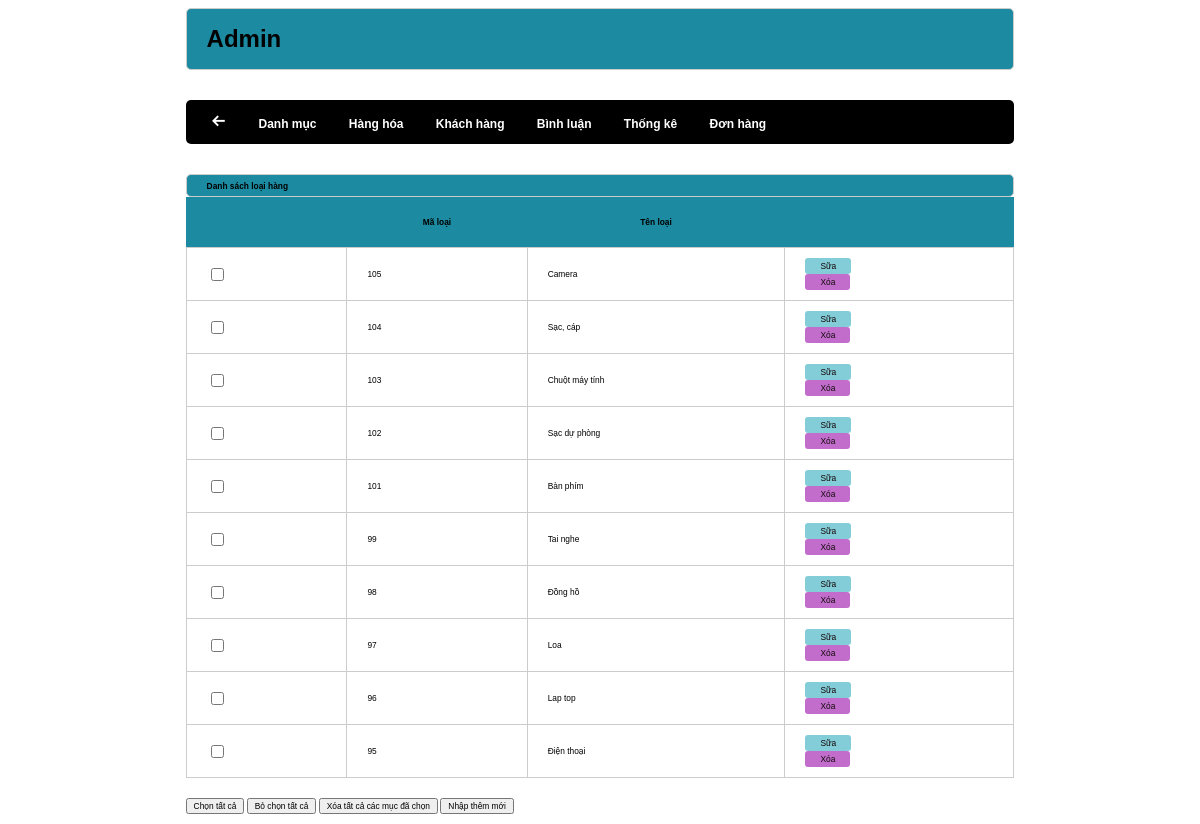
The page /admin/index.php?act=lisdm (signed in) on the database its author committed.
### tables this page shows
CREATE TABLE `danhmuc` (
  `id` int(20) NOT NULL,
  `name` varchar(255) NOT NULL
);

### model/pdo.php (called while the page is built, shortened)
<?php
function pdo_get_connection(){
    $dburl = "mysql:host=localhost;dbname=duanmau2021;charset=utf8";
    $username = 'root';
    $password = '';
    $conn = new PDO($dburl, $username, $password);
    $conn->setAttribute(PDO::ATTR_ERRMODE, PDO::ERRMODE_EXCEPTION);
    return $conn;
}
function pdo_query($sql){
    $sql_args = array_slice(func_get_args(), 1);
    try{
        $conn = pdo_get_connection();
        $stmt = $conn->prepare($sql);
        $stmt->execute($sql_args);
        $rows = $stmt->fetchAll();
        return $rows;
    }
    catch(PDOException $e){
        throw $e;
    }
    finally{
        unset($conn);
    }
}

### model/danhmuc.php (called while the page is built, shortened)
<?php
function loadall_danhmuc(){
    $sql = "select * from danhmuc order by id desc";
    $listdanhmuc = pdo_query($sql);
    return $listdanhmuc;
}
?>

### admin/danhmuc/list.php (the view, shortened to what this page needs)
<div class="row">
    <div class="row frmtitle">
        <h1>Danh sách loại hàng</h1>
    </div>
    <div class="row frmcontennt">
            <div class="row mb10 frmdsloai">
             <table>
                <tr>
                    <th></th>
                    <th>Mã loại</th>
                    <th>Tên loại</th>
                    <th></th>
                </tr>
                <?php
                    foreach ($listdanhmuc as $danhmuc){
                        extract($danhmuc);
                        $suadm = "index.php?act=suadm&id=".$id;
                        $xoadm = "index.php?act=xoadm&id=".$id;
                        echo '
                            <tr>
                                <td><input type="checkbox" name="" id=""></td>
                                <td>'.$id.'</td>
                                <td>'.$name.'</td>
                                <td>
                                <div class="mauxanh">
                                 <a href="'.$suadm.'"><input type="button" value="Sữa"></a>
                                </div>
                                <div class="maudo">
                                <a href="'.$xoadm.'"><input type="button" value="Xóa"></a>
                                </div>
                                </td>
                            </tr>
                        ';
                    }
                ?>
             </table>
            </div>
            <div class="row mb10">
                <input type="button" value="Chọn tất cả">
                <input type="button" value="Bỏ chọn tất cả">
                <input type="button" value="Xóa tất cả các mục đã chọn">
                <a href="index.php?act=adddm"><input type="button" value="Nhập thêm mới"></a>
            </div>
    </div>
</div>

### css/style.css (style rules this page uses)
* { box-sizing: border-box; font-family: sans-serif; font-size: 0.7vw; }
.row { float: left; width: 100%; }
.mb10 { margin-bottom: 10px; }
.frmtitle { background-color: #1c8aa0; border: 1px solid #ccc ; border-radius: 5px; padding: 0 20px; }
.frmdsloai table { width: 100%; border-collapse: collapse; }
.frmdsloai table th { background-color: #1c8aa0; padding: 20px; }
.frmdsloai table td { padding: 10px 20px; border: 1px #ccc solid; }
.mauxanh input[type="button"] { background-color: rgb(131, 205, 216); display: inline-block; color: #120303; border: none; padding: 3px 15px; border-radius: 3px; }
.maudo { display: inline-block; }
.maudo input[type="button"] { background-color: rgb(194, 109, 203); display: inline-block; color: #110a0a; border: none; padding: 3px 15px; border-radius: 3px; }

### rows shown on the page
danhmuc: id "105", name "Camera"
danhmuc: id "104", name "Sạc, cáp"
danhmuc: id "103", name "Chuột máy tính"
danhmuc: id "102", name "Sạc dự phòng"
danhmuc: id "101", name "Bàn phím"
danhmuc: id "99", name "Tai nghe"
danhmuc: id "98", name "Đồng hồ"
danhmuc: id "97", name "Loa"
danhmuc: id "96", name "Lap top"
danhmuc: id "95", name "Điện thoại"
